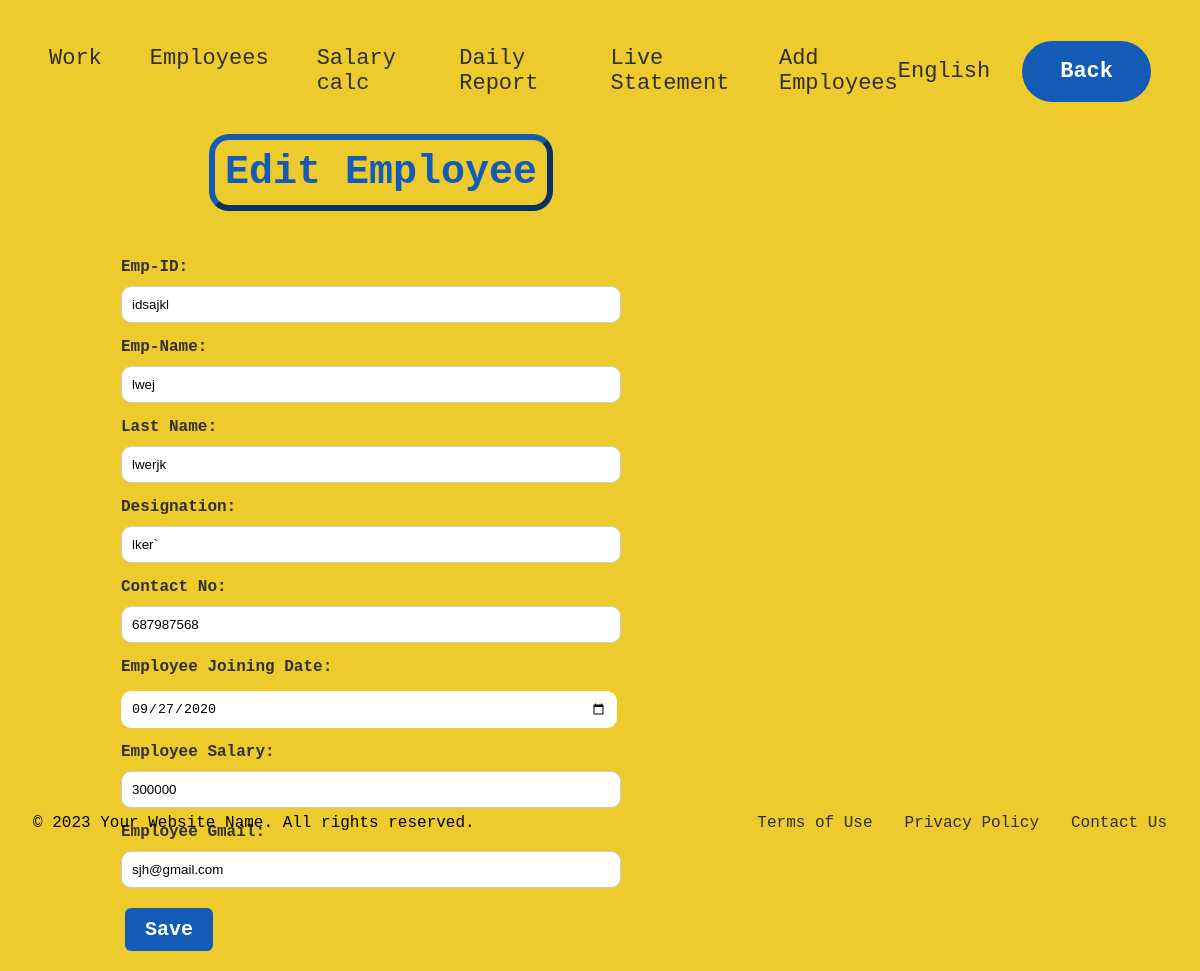
Page /update_data/92 on the committed database.
### myappone/models.py (models this page shows)
class employeedetail(models.Model):
    empid = models.CharField(max_length=100,null=True)
    empname = models.CharField(max_length=100,null=True)
    emplname = models.CharField(max_length=100,null=True)
    designation = models.CharField(max_length=100,null=True)
    contact = models.CharField(max_length=15,null=True)
    joiningdate = models.DateField(null=True)
    Esalary = models.CharField(max_length=15,null=True)
    Egmail = models.EmailField(null=True)

### myappone/views.py (the view)
# urls.py: path('update_data/<int:empid>',views.edit_data,name='edit_data'),
def edit_data(request,empid):
    my_emp_data = employeedetail.objects.get(id=empid)
    my_emp_data.joiningdate = str(my_emp_data.joiningdate)
    return render(request, 'empedit.html',{'my_emp_data':my_emp_data})

### templates/empedit.html (shortened to what this page needs)
{% extends 'base1.html' %}
{% load static %}
{% block content %}
<main class="main-container-add-emp">
        <div class="h1-class-container">
            <h1 class="h1-add-employee">Edit Employee</h1>
        </div>
        <div class="employee-edit-container">
            <form method="POST" action="{% url 'update_data' my_emp_data.id %}">
                <div class="employee-edit-details">
                    <div class = "input-emp-label">
                        <label >Emp-ID:</label>
                    </div>
                    <div class = "input-emp-box">
                        <input type = "text" id= "Emp_Id" name = "Emp_Id_name" placeholder="Enter Your Employee Id" value = "{{my_emp_data.empid}}" Required>
                    </div>
                    <div class = "input-emp-label">
                        <label >Emp-Name:</label>
                    </div>
                    <div class = "input-emp-box">
                        <input type = "text" id= "Empname_Id" name = "Empname_name" placeholder="Enter Employee Name" value = "{{my_emp_data.empname}}" Required>
                    </div>
                    <div class = "input-emp-label">
                        <label >Last Name:</label>
                    </div>
                    <div class = "input-emp-box">
                        <input type = "text" id= "Emplname_Id" name = "Emplname_name" placeholder="Enter Employee Last name" value = "{{my_emp_data.emplname}}" Required>
                    </div>
                    <div class = "input-emp-label">
                        <label >Designation:</label>
                    </div>
                    <div class = "input-emp-box">
                        <input type = "text" id= "EmpDesignation_Id" name = "EmpDesignation_name" placeholder="Enter Employee Designation" value = "{{ my_emp_data.designation}}" Required>
                    </div>
                    <div class = "input-emp-label">
                        <label >Contact No:</label>
                    </div>
                    <div class = "input-emp-box">
                        <input type = "text" id= "EmpContactNo_Id" name = "EmpContactNo_name" placeholder="Enter Employee Contact Number" value = "{{my_emp_data.contact}}" Required>
                    </div>
                    <div class = "input-emp-label">
                        <label >Employee Joining Date:</label>
                    </div>
                    <div class = "input-emp-box">
                        <input type="date" id= "Empjoindate-Id" name = "Empjoindate_name" placeholder="Select Joining Date" value = "{{my_emp_data.joiningdate}}" required>
                    </div>
                    <div class = "input-emp-label">
                        <label >Employee Salary:</label>
                    </div>
                    <div class = "input-emp-box">
                        <input type = "text" id= "Empsalary_Id" name = "Empsalary_name" placeholder="Select Employee Salary" value = "{{my_emp_data.Esalary}}" Required>
                    </div>
                    <div class = "input-emp-label">
                        <label >Employee Gmail:</label>
                    </div>
                    <div class = "input-emp-box">
                        <input type = "text" id= "Empgmail_Id" name = "Empgmail_name" placeholder="Select Employee Gmail" value = "{{my_emp_data.Egmail}}" Required>
                    </div>
                    <button type="submit">Save</button>
                </div>
            </form>
        </div>
</main>
{% endblock %}

### static/css/base1.css (style rules this page uses)
body { font-family: 'Courier New', monospace; display: flex; min-width: 100vh; padding: 0px 25px 0px 25px; flex-direction: column; }
* { box-sizing: border-box; }

### static/css/register1.css (style rules this page uses)
input[type="text"], input[type="email"], input[type="password"] { padding: 10px; border: 1px solid #ccc; border-radius: 10px; width: 100%; margin-top: 10px; max-width: 500px; }
button[type="submit"] { margin-top: 20px; margin-left: 4px; margin-bottom: 20px; padding: 10px 20px; border: none; border-radius: 6px; background-color: rgb(20, 91, 184); color: #fff; font-size: 20px; font-family: 'Courier New', Courier, monospace; font-weight: bold; cursor: pointer; transition: background-color 0.3s ease-in-out; }

### static/css/empadd.css (style rules this page uses)
.main-container-add-emp { height: 83vh; }
.h1-add-employee { font-size: 40px; font-weight: 500px; padding: 10px 10px 10px 10px; display: inline-block; border-radius: 20px; border-style: outset;; border-width: 6px; border-color: rgb(20, 91, 184); color: rgb(20, 91, 184); margin: 0px; margin-left: 11rem; margin-bottom: 2rem; }
.input-emp-label { margin-top: 15px; font-weight: bold; color: rgb(49, 47, 47); }
.input-emp-box #Empjoindate-Id { margin-top: 15px; padding: 10px; width: 31rem; border: none; border-radius: 10px; }

### static/css/empedit.css (style rules this page uses)
.main-container-add-emp { height: 83vh; }
.employee-edit-container { margin-left: 5.5rem; }

### rows in the picture
employeedetail: Emp_Id_name "idsajkl", Empname_name "lwej", Emplname_name "lwerjk", EmpDesignation_name "lker`", EmpContactNo_name "687987568", Empjoindate_name "09/27/2020", Empsalary_name "300000", Empgmail_name "sjh@gmail.com"
